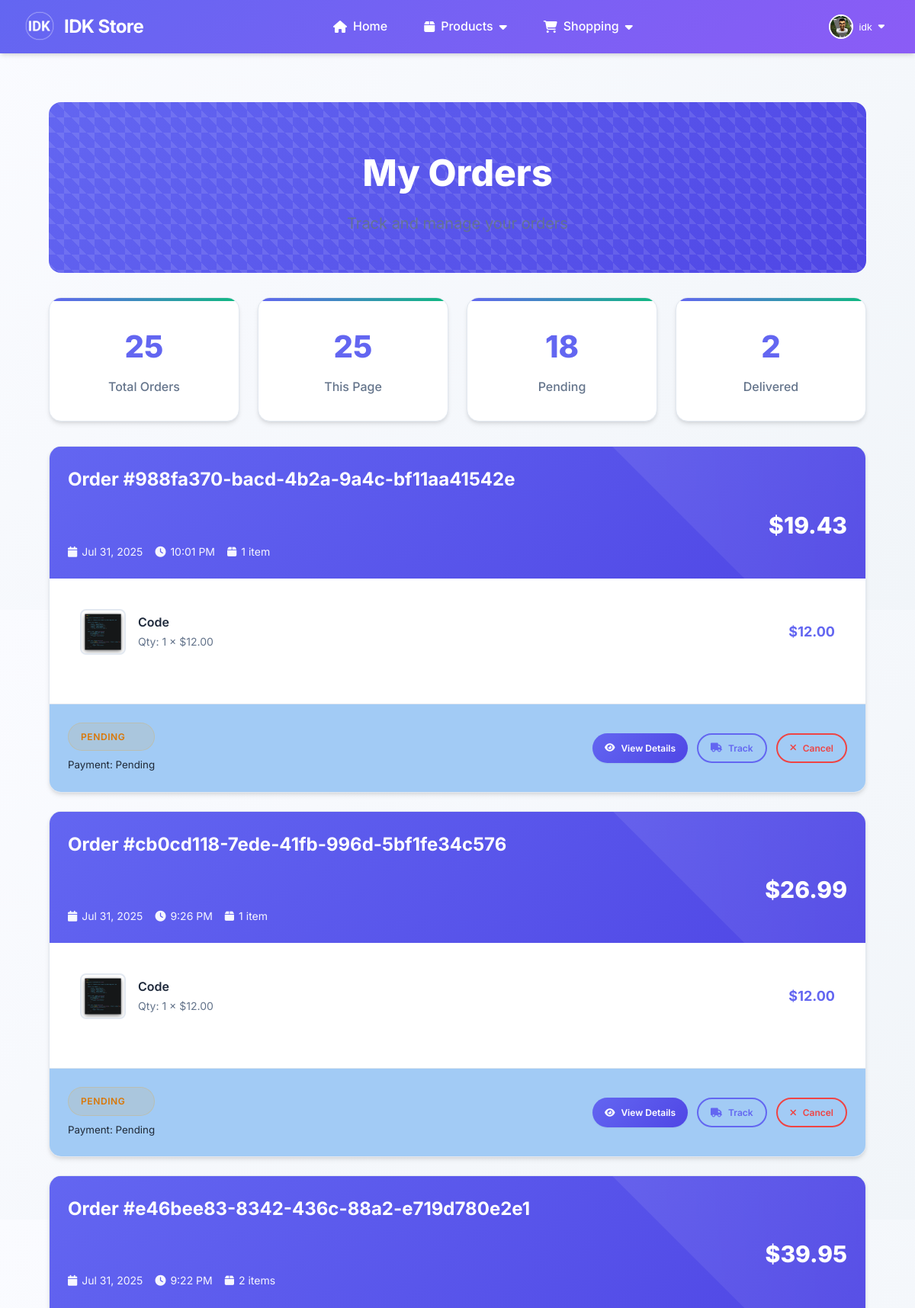
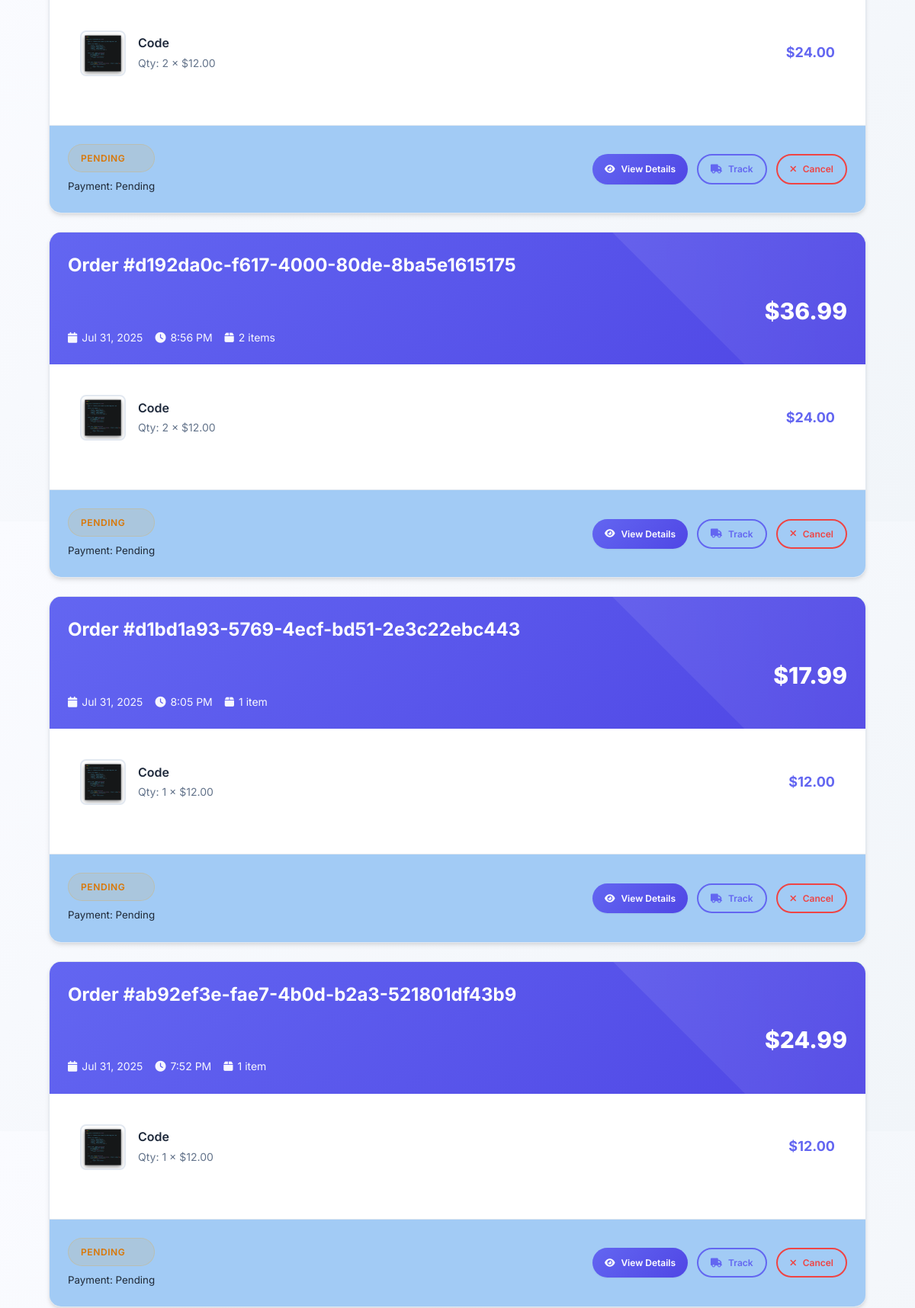
The app's page /payment/orders/ (signed in, upper part) with its own data (2 pictures, top to bottom).
### accounts/models.py (models this page shows, shortened)
class UserProfile(models.Model):
    ROLE_CHOICES = [
        ('customer', 'Customer'),
        ('staff', 'Staff'),
        ('owner', 'Owner/Admin'),
    ]
    user = models.OneToOneField(User, on_delete=models.CASCADE, related_name='profile')
    phone_number = models.CharField(max_length=15, blank=True, null=True)
    address = models.TextField(blank=True, null=True)
    date_of_birth = models.DateField(blank=True, null=True)
    profile_picture = models.ImageField(upload_to='profiles/', blank=True, null=True)
    role = models.CharField(max_length=20, choices=ROLE_CHOICES, default='customer')
    billing_first_name = models.CharField(max_length=100, blank=True, null=True)
    billing_last_name = models.CharField(max_length=100, blank=True, null=True)
    billing_email = models.EmailField(blank=True, null=True)
    billing_phone = models.CharField(max_length=20, blank=True, null=True)
    billing_address = models.TextField(blank=True, null=True)
    billing_city = models.CharField(max_length=100, blank=True, null=True)
    billing_state = models.CharField(max_length=100, blank=True, null=True)
    billing_postal_code = models.CharField(max_length=20, blank=True, null=True)
    billing_country = models.CharField(max_length=100, blank=True, null=True)
    shipping_first_name = models.CharField(max_length=100, blank=True, null=True)
    shipping_last_name = models.CharField(max_length=100, blank=True, null=True)
    shipping_phone = models.CharField(max_length=20, blank=True, null=True)
    shipping_address = models.TextField(blank=True, null=True)
    shipping_city = models.CharField(max_length=100, blank=True, null=True)
    shipping_state = models.CharField(max_length=100, blank=True, null=True)
    shipping_postal_code = models.CharField(max_length=20, blank=True, null=True)
    shipping_country = models.CharField(max_length=100, blank=True, null=True)
    created_at = models.DateTimeField(auto_now_add=True)
    updated_at = models.DateTimeField(auto_now=True)
    def can_manage_products(self):
        return self.role in ['staff', 'owner'] or self.user.is_superuser
    class Meta:
        verbose_name = "User Profile"
        verbose_name_plural = "User Profiles"

### orders/models.py (models this page shows, shortened)
class Order(models.Model):
    ORDER_STATUS_CHOICES = [
        ('pending', 'Pending'),
        ('confirmed', 'Confirmed'),
        ('processing', 'Processing'),
        ('shipped', 'Shipped'),
        ('delivered', 'Delivered'),
        ('cancelled', 'Cancelled'),
        ('refunded', 'Refunded'),
    ]
    order_id = models.UUIDField(default=uuid.uuid4, unique=True, editable=False)
    user = models.ForeignKey(User, on_delete=models.CASCADE, related_name='orders')
    status = models.CharField(max_length=20, choices=ORDER_STATUS_CHOICES, default='pending')
    first_name = models.CharField(max_length=100)
    last_name = models.CharField(max_length=100)
    email = models.EmailField()
    phone = models.CharField(max_length=20)
    shipping_first_name = models.CharField(max_length=100, blank=True)
    shipping_last_name = models.CharField(max_length=100, blank=True)
    shipping_phone = models.CharField(max_length=20, blank=True)
    shipping_address = models.TextField()
    shipping_city = models.CharField(max_length=100)
    shipping_state = models.CharField(max_length=100)
    shipping_postal_code = models.CharField(max_length=20)
    shipping_country = models.CharField(max_length=100, default='Cambodia')
    shipping_method = models.ForeignKey('ShippingMethod', on_delete=models.SET_NULL, null=True, blank=True)
    total_amount = models.DecimalField(max_digits=10, decimal_places=2)
    shipping_cost = models.DecimalField(max_digits=10, decimal_places=2, default=0.00)
    tax_amount = models.DecimalField(max_digits=10, decimal_places=2, default=0.00)
    created_at = models.DateTimeField(auto_now_add=True)
    updated_at = models.DateTimeField(auto_now=True)
    order_notes = models.TextField(blank=True, null=True)
    class Meta:
        ordering = ['-created_at']
    @property
    def grand_total(self):
        total = Decimal(str(self.total_amount)) if self.total_amount else Decimal('0.00')
        shipping = Decimal(str(self.shipping_cost)) if self.shipping_cost else Decimal('0.00')
        tax = Decimal(str(self.tax_amount)) if self.tax_amount else Decimal('0.00')
        return total + shipping + tax
    @property
    def total_items(self):
        return sum(item.quantity for item in self.order_items.all())

class OrderItem(models.Model):
    order = models.ForeignKey(Order, on_delete=models.CASCADE, related_name='order_items')
    product = models.ForeignKey(Product, on_delete=models.CASCADE)
    quantity = models.PositiveIntegerField(default=1)
    price = models.DecimalField(max_digits=10, decimal_places=2)  # Price at time of order
    created_at = models.DateTimeField(auto_now_add=True)
    @property
    def total_price(self):
        return self.quantity * self.price

### products/models.py (models this page shows, shortened)
class Product(models.Model):
    name = models.CharField(max_length=255)
    description = models.TextField()
    price = models.DecimalField(max_digits=10, decimal_places=2)
    quantity = models.PositiveIntegerField(default=0)
    image = models.ImageField(upload_to='products/', blank=True)
    category = models.ForeignKey('Category', on_delete=models.CASCADE, related_name='products', null=True, blank=True)

### payment/models.py (models this page shows, shortened)
class Payment(models.Model):
    PAYMENT_METHOD_CHOICES = [
        ('bank_transfer', 'Bank Transfer'),
        ('cash_on_delivery', 'Cash on Delivery'),
        ('aba_pay', 'ABA Pay'),
        ('wing', 'Wing'),
    ]
    PAYMENT_STATUS_CHOICES = [
        ('pending', 'Pending'),
        ('processing', 'Processing'),
        ('completed', 'Completed'),
        ('failed', 'Failed'),
        ('cancelled', 'Cancelled'),
        ('refunded', 'Refunded'),
    ]
    payment_id = models.UUIDField(default=uuid.uuid4, unique=True, editable=False)
    order = models.OneToOneField(Order, on_delete=models.CASCADE, related_name='payment')
    payment_method = models.CharField(max_length=20, choices=PAYMENT_METHOD_CHOICES)
    status = models.CharField(max_length=20, choices=PAYMENT_STATUS_CHOICES, default='pending')
    amount = models.DecimalField(max_digits=10, decimal_places=2)
    transaction_id = models.CharField(max_length=100, blank=True, null=True)
    gateway_response = models.JSONField(blank=True, null=True)
    created_at = models.DateTimeField(auto_now_add=True)
    updated_at = models.DateTimeField(auto_now=True)
    completed_at = models.DateTimeField(blank=True, null=True)

### payment/views.py (the view)
# urls.py: path('', views.order_list, name='order_list'),
@login_required
def order_list(request):
    orders = Order.objects.filter(user=request.user).prefetch_related('order_items__product')
    context = {
        'orders': orders,
    }
    return render(request, 'payment/order_list.html', context)

### payment/templates/payment/order_list.html (shortened to what this page needs)
{% extends 'store/base.html' %}
{% load order_extras %}
{% load static %}
{% block content %}
<div class="orders-container">
    <div class="page-header">
        <h1 class="page-title">My Orders</h1>
        <p class="page-subtitle">Track and manage your orders</p>
    </div>
    {% if orders %}
        <div class="order-summary">
            <div class="summary-item">
                <div class="summary-number">{{ orders.count }}</div>
                <div class="summary-label">Total Orders</div>
            </div>
            <div class="summary-item">
                <div class="summary-number">{{ orders|length }}</div>
                <div class="summary-label">This Page</div>
            </div>
            <div class="summary-item">
                <div class="summary-number">{{ orders|count_status:"pending" }}</div>
                <div class="summary-label">Pending</div>
            </div>
            <div class="summary-item">
                <div class="summary-number">{{ orders|count_status:"delivered" }}</div>
                <div class="summary-label">Delivered</div>
            </div>
        </div>
        {% for order in orders %}
        <div class="order-card">
            <div class="order-header">
                <div class="order-main-info">
                    <div class="order-id">Order #{{ order.order_id }}</div>
                </div>
                <div class="order-total">${{ order.grand_total }}</div>
                <div class="order-meta">
                    <span><i class="fas fa-calendar me-1"></i>{{ order.created_at|date:"M d, Y" }}</span>
                    <span><i class="fas fa-clock me-1"></i>{{ order.created_at|time:"g:i A" }}</span>
                    <span><i class="fas fa-box me-1"></i>{{ order.total_items }} item{{ order.total_items|pluralize }}</span>
                </div>
            </div>
            <div class="order-body">
                <div class="order-items">
                    {% for item in order.order_items.all %}
                    <div class="order-item">
                        {% if item.product.image %}
                            <img src="{{ item.product.image.url }}" alt="{{ item.product.name }}" class="item-image">
                        {% else %}
                            <div class="item-image bg-light d-flex align-items-center justify-content-center">
                                <i class="fas fa-image text-muted"></i>
                            </div>
                        {% endif %}
                        <div class="item-details">
                            <div class="item-name">{{ item.product.name }}</div>
                            <div class="item-info">Qty: {{ item.quantity }} × ${{ item.price }}</div>
                        </div>
                        <div class="item-total">${{ item.total_price }}</div>
                    </div>
                    {% endfor %}
                </div>
            </div>
            <div class="order-status">
                <div class="status-info">
                    <span class="status-badge status-{{ order.status }}">
                        {{ order.get_status_display }}
                    </span>
                    {% if order.payment %}
                        <small class="text-muted">
                            Payment: {{ order.payment.get_status_display }}
                        </small>
                    {% endif %}
                </div>
                <div class="order-actions">
                    <a href="{% url 'payment:order_detail' order.order_id %}" class="btn btn-primary btn-sm">
                        <i class="fas fa-eye"></i>View Details
                    </a>
                    <a href="{% url 'payment:order_tracking' order.order_id %}" class="btn btn-outline-primary btn-sm">
                        <i class="fas fa-truck"></i>Track
                    </a>
                    {% if order.status in 'pending,confirmed' %}
                        <a href="{% url 'payment:cancel_order' order.order_id %}"
                           class="btn btn-outline-danger btn-sm"
                           onclick="return confirm('Are you sure you want to cancel this order?')">
                            <i class="fas fa-times"></i>Cancel
                        </a>
                    {% endif %}
                </div>
            </div>
        </div>
        {% endfor %}
    {% endif %}
</div>
{% endblock %}

### store/templates/store/base.html (shortened to what this page needs)
{% load static %}
<!DOCTYPE html>
<html lang="en">
<head>
    <link rel="stylesheet" href="https://cdnjs.cloudflare.com/ajax/libs/font-awesome/6.5.0/css/all.min.css">
</head>
<body>
    <header>
        <nav>
            <div class="nav-container">
                <a href="{% url 'store:home' %}" class="logo">
                    <span class="logo-icon">
                        <img src="{% static 'store/images/IDK.png' %}" alt="IDK Store" />
                    </span>
                    IDK Store
                </a>
                <ul class="nav-menu" id="mainNav">
                    <li><a href="{% url 'store:home' %}"><i class="fa fa-home"></i><span>Home</span></a></li>
                    <li class="dropdown">
                        <a href="#"><i class="fa fa-box"></i><span>Products</span><i class="fa fa-caret-down"></i></a>
                    </li>
                    {% if user.profile.role == 'customer' %}
                    <li class="dropdown">
                        <a href="#"><i class="fa fa-shopping-cart"></i><span>Shopping</span><i class="fa fa-caret-down"></i></a>
                    </li>
                    {% endif %}
                </ul>
                <div class="auth-nav">
                    {% if user.is_authenticated %}
                    <div class="account-dropdown" id="accountDropdown">
                        <button class="account-btn" aria-haspopup="true">
                            {% if user.profile.profile_picture %}
                                <img src="{{ user.profile.profile_picture.url }}" alt="Profile" class="user-avatar">
                            {% else %}
                                <div class="user-default-avatar">
                                    {{ user.first_name|default:user.username|slice:":1"|upper }}
                                </div>
                            {% endif %}
                            <span>{{ user.first_name|default:user.username }}</span>
                            <i class="fa fa-caret-down"></i>
                        </button>
                    </div>
                    {% endif %}
                </div>
            </div>
        </nav>
    </header>
    <main>
        <div class="container">
            {% block content %}{% endblock %}
        </div>
    </main>
</body>
</html>

### records on screen
Order: order_id "988fa370-bacd-4b2a-9a4c-bf11aa41542e", grand_total "19.43", created_at "Jul 31, 2025", created_at "10:01 PM", total_items "1", status "PENDING", payment.status "Pending", shows "Cancel"
OrderItem: product.image (picture), product.name "Code", quantity "1", price "12.00", total_price "12.00"
Order: order_id "cb0cd118-7ede-41fb-996d-5bf1fe34c576", grand_total "26.99", created_at "Jul 31, 2025", created_at "9:26 PM", total_items "1", status "PENDING", payment.status "Pending", shows "Cancel"
OrderItem: product.image (picture), product.name "Code", quantity "1", price "12.00", total_price "12.00"
Order: order_id "e46bee83-8342-436c-88a2-e719d780e2e1", grand_total "39.95", created_at "Jul 31, 2025", created_at "9:22 PM", total_items "2", status "PENDING", payment.status "Pending", shows "Cancel"
OrderItem: product.image (picture), product.name "Code", quantity "2", price "12.00", total_price "24.00"
Order: order_id "d192da0c-f617-4000-80de-8ba5e1615175", grand_total "36.99", created_at "Jul 31, 2025", created_at "8:56 PM", total_items "2", status "PENDING", payment.status "Pending", shows "Cancel"
OrderItem: product.image (picture), product.name "Code", quantity "2", price "12.00", total_price "24.00"
Order: order_id "d1bd1a93-5769-4ecf-bd51-2e3c22ebc443", grand_total "17.99", created_at "Jul 31, 2025", created_at "8:05 PM", total_items "1", status "PENDING", payment.status "Pending", shows "Cancel"
OrderItem: product.image (picture), product.name "Code", quantity "1", price "12.00", total_price "12.00"
Order: order_id "ab92ef3e-fae7-4b0d-b2a3-521801df43b9", grand_total "24.99", created_at "Jul 31, 2025", created_at "7:52 PM", total_items "1", status "PENDING", payment.status "Pending", shows "Cancel"
OrderItem: product.image (picture), product.name "Code", quantity "1", price "12.00", total_price "12.00"

### other values on screen
{{ user.first_name|default:user.username }} "idk"
{{ orders.count }} "25"
{{ orders|length }} "25"
{{ orders|count_status:"pending" }} "18"
{{ orders|count_status:"delivered" }} "2"
